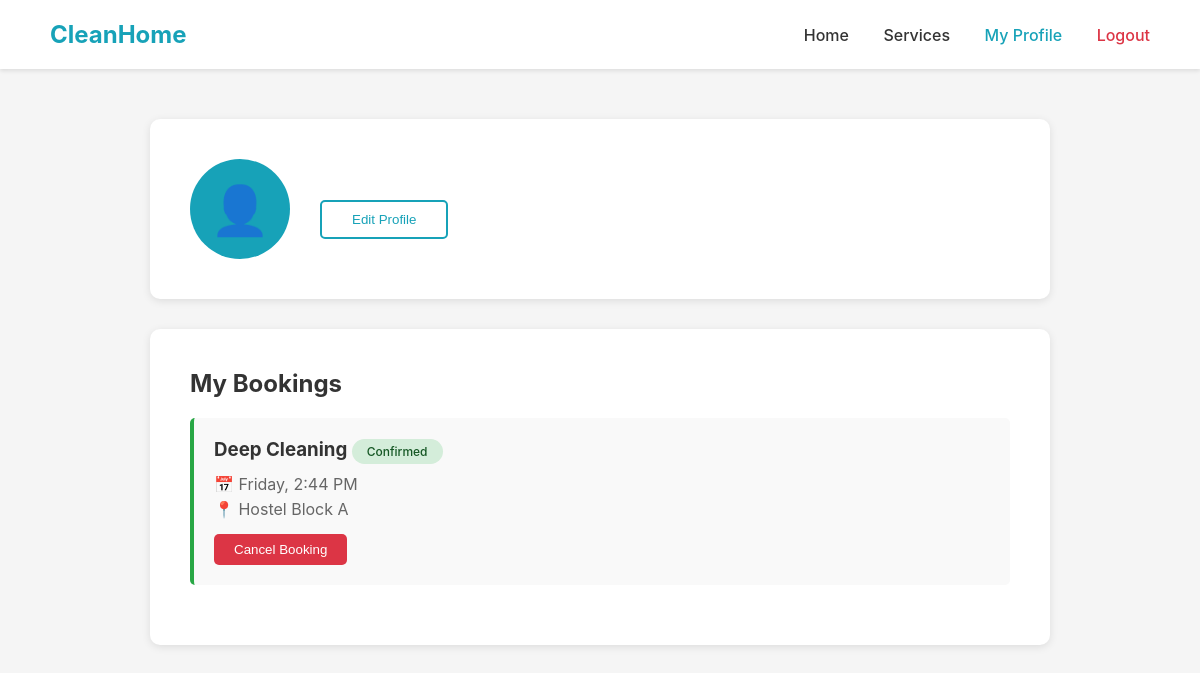
/profile/ (signed in), run on the app's committed database.
### cleaning/models.py (models this page shows, shortened)
class Booking(models.Model):
    STATUS_CHOICES = [
        ('pending', 'Pending'),
        ('confirmed', 'Confirmed'),
        ('in_progress', 'In Progress'),
        ('work_started', 'Work Started'),
        ('completed', 'Completed'),
        ('cancelled', 'Cancelled'),
    ]
    customer = models.ForeignKey(User, on_delete=models.CASCADE, related_name='customer_bookings')
    provider = models.ForeignKey(User, on_delete=models.SET_NULL, null=True, blank=True, related_name='provider_bookings')
    service = models.ForeignKey(Service, on_delete=models.CASCADE)
    date_time = models.DateTimeField()
    location = models.CharField(max_length=200)
    status = models.CharField(max_length=20, choices=STATUS_CHOICES, default='pending')
    notes = models.TextField(blank=True)
    photo = models.ImageField(upload_to='booking_photos/', blank=True, null=True)
    created_at = models.DateTimeField(auto_now_add=True)

class Service(models.Model):
    SERVICE_TYPES = [
        ('deep', 'Deep Cleaning'),
        ('sofa', 'Sofa Cleaning'),
        ('movein', 'Move-In Service'),
    ]
    name = models.CharField(max_length=100)
    service_type = models.CharField(max_length=20, choices=SERVICE_TYPES)
    description = models.TextField()
    price = models.DecimalField(max_digits=10, decimal_places=2)
    duration = models.CharField(max_length=50)
    is_best_value = models.BooleanField(default=False)

### cleaning/views.py (the view)
# urls.py: path('profile/', views.user_profile, name='user_profile'),
@login_required
def user_profile(request):
    bookings = Booking.objects.filter(customer=request.user)
    try:
        profile = UserProfile.objects.get(user=request.user)
    except UserProfile.DoesNotExist:
        profile = None
    return render(request, 'cleaning/user_profile.html', {
        'bookings': bookings,
        'profile': profile
    })

### cleaning/templates/cleaning/user_profile.html (shortened to what this page needs)
{% load static %}
<!DOCTYPE html>
<html lang="en">
<head>
    <link rel="stylesheet" href="{% static 'cleaning/style.css' %}">
</head>
<body>
    <div class="navbar">
        <a href="{% url 'index' %}" class="logo">CleanHome</a>
        <nav>
            <a href="{% url 'index' %}">Home</a>
            <a href="{% url 'services' %}">Services</a>
            <a href="{% url 'user_profile' %}" class="active">My Profile</a>
            <a href="{% url 'logout' %}" class="logout">Logout</a>
        </nav>
    </div>
    <div class="profile-container">
        <div class="profile-header">
            <div class="profile-avatar">
                <span style="font-size: 48px; color: white;">👤</span>
            </div>
            <div class="profile-info">
                <button class="btn-edit">Edit Profile</button>
            </div>
        </div>
        <div class="bookings-section">
            <h2>My Bookings</h2>
            {% if bookings %}
                {% for booking in bookings %}
                <div class="booking-card">
                    <h3>{{ booking.service.name }} <span class="status-badge status-confirmed">{{ booking.status|title }}</span></h3>
                    <p>📅 {{ booking.date_time|date:"l, g:i A" }}</p>
                    <p>📍 {{ booking.location }}</p>
                    <button class="btn-cancel">Cancel Booking</button>
                </div>
                {% endfor %}
            {% else %}
                <p>No bookings yet. <a href="{% url 'services' %}">Book a service now!</a></p>
            {% endif %}
        </div>
    </div>
</body>
</html>

### cleaning/static/cleaning/style.css (style rules this page uses)
* { margin: 0; padding: 0; box-sizing: border-box; }
body { font-family: -apple-system, BlinkMacSystemFont, 'Segoe UI', Roboto, 'Helvetica Neue', Arial, sans-serif; background-color: #f5f5f5; color: #333; }
.navbar { background-color: white; padding: 20px 50px; display: flex; justify-content: space-between; align-items: center; box-shadow: 0 2px 4px rgba(0,0,0,0.1); }
.navbar .logo { font-size: 24px; font-weight: bold; color: #17a2b8; text-decoration: none; }
.navbar nav a { margin-left: 30px; text-decoration: none; color: #333; font-weight: 500; }
.navbar nav a.active { color: #17a2b8; }
.navbar nav a.logout { color: #dc3545; }
.profile-container { padding: 50px; max-width: 1000px; margin: 0 auto; }
.profile-header { background: white; padding: 40px; border-radius: 10px; box-shadow: 0 2px 8px rgba(0,0,0,0.1); display: flex; align-items: center; margin-bottom: 30px; }
.profile-avatar { width: 100px; height: 100px; border-radius: 50%; background-color: #17a2b8; display: flex; align-items: center; justify-content: center; margin-right: 30px; }
.btn-edit { padding: 10px 30px; background-color: white; color: #17a2b8; border: 2px solid #17a2b8; border-radius: 5px; cursor: pointer; margin-top: 10px; }
.bookings-section { background: white; padding: 40px; border-radius: 10px; box-shadow: 0 2px 8px rgba(0,0,0,0.1); }
.booking-card { border-left: 4px solid #28a745; padding: 20px; margin: 20px 0; background-color: #f9f9f9; border-radius: 5px; }
.booking-card h3 { margin-bottom: 10px; }
.booking-card p { margin: 5px 0; color: #666; }
.status-badge { display: inline-block; padding: 5px 15px; border-radius: 20px; font-size: 12px; font-weight: 500; }
.status-confirmed { background-color: #d4edda; color: #155724; }
.btn-cancel { background-color: #dc3545; color: white; padding: 8px 20px; border: none; border-radius: 5px; cursor: pointer; margin-top: 10px; }

### data on the page
Booking: service.name "Deep Cleaning", status "Confirmed", date_time "Friday, 2:44 PM", location "Hostel Block A"
